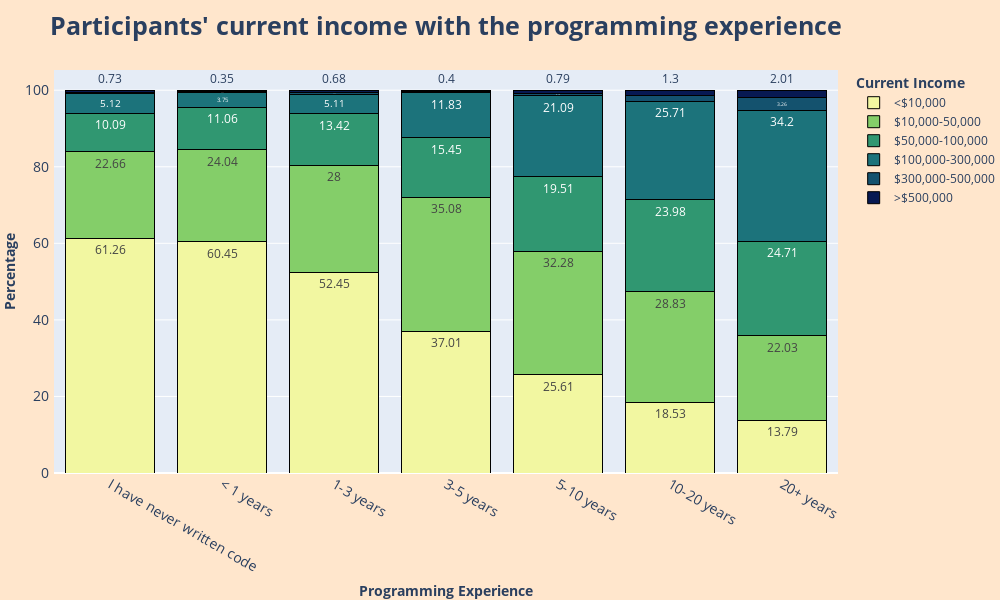

Write notebook code for a chart like this one.
### Code cell
fig = px.bar(experience_income_df, 
            x='Programming experience', 
            y='Percentage',
            color='Current income',
            text='Percentage',
            labels={ 'Current income': '<b>Current Income</b>', 'Percentage': '<b>Percentage</b>', 'Programming experience': '<b>Programming Experience</b>'},
            category_orders={'Current income':  ['<$10,000', '$10,000-50,000', '$50,000-100,000', '$100,000-300,000','$300,000-500,000', '>$500,000'],
                            'Programming experience': ['I have never written code', '< 1 years', '1-3 years', '3-5 years', '5-10 years', '10-20 years', '20+ years']},
            color_discrete_sequence=['#F2F7A1', '#84ce69', '#309771','#1c737b','#14526e' ,'#071952'],
            barmode='stack'
            )

fig.update_layout(
    title_text='<b>Participants\' current income with the programming experience</b>',
    title_font_size=25,
    width=1000,
    height=600,
    margin=dict(l=20, r=30, t=70, b=0),
    paper_bgcolor='#ffe6cc',
    xaxis=dict(tickfont=dict(size=14)),
    yaxis=dict(tickfont=dict(size=14), ticksuffix = " "),
)

fig.update_traces(marker_line_color='black', marker_line_width=1, hovertemplate='%{text} (%) of participants that %{x} have the income %{fullData.name}')

fig.show()

### Figure 1 — Plotly figure (JSON) as saved in the notebook; plotly's stock layout.template omitted (floating-point values rounded to 4 significant figures)
{"data": [{"alignmentgroup": "True", "hovertemplate": "%{text} (%) of participants that %{x} have the income %{fullData.name}", "legendgroup": "<$10,000", "marker": {"color": "#F2F7A1", "line": {"color": "black", "width": 1}, "pattern": {"shape": ""}}, "name": "<$10,000", "offsetgroup": "<$10,000", "orientation": "v", "showlegend": true, "text": [52.45, 18.53, 13.79, 37.01, 25.61, 60.45, 61.26], "textposition": "auto", "type": "bar", "x": ["1-3 years", "10-20 years", "20+ years", "3-5 years", "5-10 years", "< 1 years", "I have never written code"], "xaxis": "x", "y": [52.45, 18.53, 13.79, 37.01, 25.61, 60.45, 61.26], "yaxis": "y"}, {"alignmentgroup": "True", "hovertemplate": "%{text} (%) of participants that %{x} have the income %{fullData.name}", "legendgroup": "$10,000-50,000", "marker": {"color": "#84ce69", "line": {"color": "black", "width": 1}, "pattern": {"shape": ""}}, "name": "$10,000-50,000", "offsetgroup": "$10,000-50,000", "orientation": "v", "showlegend": true, "text": [28, 28.83, 22.03, 35.08, 32.28, 24.04, 22.66], "textposition": "auto", "type": "bar", "x": ["1-3 years", "10-20 years", "20+ years", "3-5 years", "5-10 years", "< 1 years", "I have never written code"], "xaxis": "x", "y": [28, 28.83, 22.03, 35.08, 32.28, 24.04, 22.66], "yaxis": "y"}, {"alignmentgroup": "True", "hovertemplate": "%{text} (%) of participants that %{x} have the income %{fullData.name}", "legendgroup": "$50,000-100,000", "marker": {"color": "#309771", "line": {"color": "black", "width": 1}, "pattern": {"shape": ""}}, "name": "$50,000-100,000", "offsetgroup": "$50,000-100,000", "orientation": "v", "showlegend": true, "text": [13.42, 23.98, 24.71, 15.45, 19.51, 11.06, 10.09], "textposition": "auto", "type": "bar", "x": ["1-3 years", "10-20 years", "20+ years", "3-5 years", "5-10 years", "< 1 years", "I have never written code"], "xaxis": "x", "y": [13.42, 23.98, 24.71, 15.45, 19.51, 11.06, 10.09], "yaxis": "y"}, {"alignmentgroup": "True", "hovertemplate": "%{text} (%) of participants that %{x} have the income %{fullData.name}", "legendgroup": "$100,000-300,000", "marker": {"color": "#1c737b", "line": {"color": "black", "width": 1}, "pattern": {"shape": ""}}, "name": "$100,000-300,000", "offsetgroup": "$100,000-300,000", "orientation": "v", "showlegend": true, "text": [5.11, 25.71, 34.2, 11.83, 21.09, 3.75, 5.12], "textposition": "auto", "type": "bar", "x": ["1-3 years", "10-20 years", "20+ years", "3-5 years", "5-10 years", "< 1 years", "I have never written code"], "xaxis": "x", "y": [5.11, 25.71, 34.2, 11.83, 21.09, 3.75, 5.12], "yaxis": "y"}, {"alignmentgroup": "True", "hovertemplate": "%{text} (%) of participants that %{x} have the income %{fullData.name}", "legendgroup": "$300,000-500,000", "marker": {"color": "#14526e", "line": {"color": "black", "width": 1}, "pattern": {"shape": ""}}, "name": "$300,000-500,000", "offsetgroup": "$300,000-500,000", "orientation": "v", "showlegend": true, "text": [0.34, 1.65, 3.26, 0.24, 0.72, 0.35, 0.15], "textposition": "auto", "type": "bar", "x": ["1-3 years", "10-20 years", "20+ years", "3-5 years", "5-10 years", "< 1 years", "I have never written code"], "xaxis": "x", "y": [0.34, 1.65, 3.26, 0.24, 0.72, 0.35, 0.15], "yaxis": "y"}, {"alignmentgroup": "True", "hovertemplate": "%{text} (%) of participants that %{x} have the income %{fullData.name}", "legendgroup": ">$500,000", "marker": {"color": "#071952", "line": {"color": "black", "width": 1}, "pattern": {"shape": ""}}, "name": ">$500,000", "offsetgroup": ">$500,000", "orientation": "v", "showlegend": true, "text": [0.68, 1.3, 2.01, 0.4, 0.79, 0.35, 0.73], "textposition": "auto", "type": "bar", "x": ["1-3 years", "10-20 years", "20+ years", "3-5 years", "5-10 years", "< 1 years", "I have never written code"], "xaxis": "x", "y": [0.68, 1.3, 2.01, 0.4, 0.79, 0.35, 0.73], "yaxis": "y"}], "layout": {"barmode": "stack", "height": 600, "legend": {"title": {"text": "<b>Current Income</b>"}, "tracegroupgap": 0}, "margin": {"b": 0, "l": 20, "r": 30, "t": 70}, "paper_bgcolor": "#ffe6cc", "title": {"font": {"size": 25}, "text": "<b>Participants' current income with the programming experience</b>"}, "width": 1000, "xaxis": {"anchor": "y", "categoryarray": ["I have never written code", "< 1 years", "1-3 years", "3-5 years", "5-10 years", "10-20 years", "20+ years"], "categoryorder": "array", "domain": [0, 1], "tickfont": {"size": 14}, "title": {"text": "<b>Programming Experience</b>"}}, "yaxis": {"anchor": "x", "domain": [0, 1], "tickfont": {"size": 14}, "ticksuffix": " ", "title": {"text": "<b>Percentage</b>"}}}}
